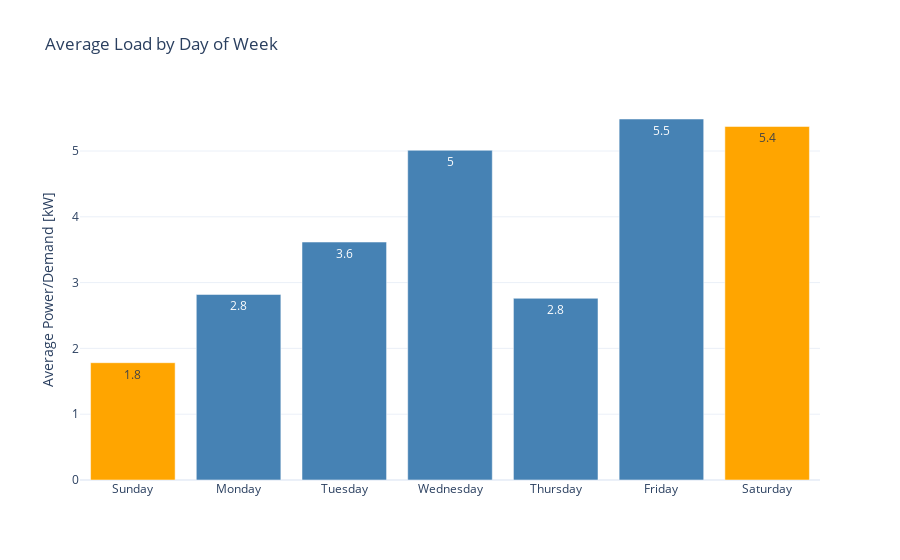

Notebook code cell kept with this figure:
### Code cell
profiles = (
    df
    .groupby("weekday")["avg_load"]
    .mean()
    .reset_index()
)

fig = go.Figure()

weekday_labels = {
    0: "Sunday",
    1: "Monday",
    2: "Tuesday",
    3: "Wednesday",
    4: "Thursday",
    5: "Friday",
    6: "Saturday",
}

colors = {
    0: "orange",      # Sunday
    1: "steelblue",
    2: "steelblue",
    3: "steelblue",
    4: "steelblue",
    5: "steelblue",
    6: "orange",      # Saturday
}

for wd in range(7):
    df_wd = profiles[profiles["weekday"] == wd]

    fig.add_trace(
        go.Bar(
            x=[weekday_labels[wd]],
            y=df_wd["avg_load"] / 1e3,               # kW
            name=weekday_labels[wd],
            marker_color=colors[wd],
            text=(df_wd["avg_load"] / 1e3).round(1),
            textposition="inside"
        )
    )

fig.update_layout(
    title="Average Load by Day of Week",
    yaxis_title="Average Power/Demand [kW]",
    template="plotly_white",
    showlegend=False
)

fig.show()

### Figure 1 — Plotly figure (JSON) as saved in the notebook; plotly's stock layout.template omitted (floating-point values rounded to 4 significant figures)
{"data": [{"marker": {"color": "orange"}, "name": "Sunday", "text": [1.8], "textposition": "inside", "type": "bar", "x": ["Sunday"], "y": [1.783]}, {"marker": {"color": "steelblue"}, "name": "Monday", "text": [2.8], "textposition": "inside", "type": "bar", "x": ["Monday"], "y": [2.82]}, {"marker": {"color": "steelblue"}, "name": "Tuesday", "text": [3.6], "textposition": "inside", "type": "bar", "x": ["Tuesday"], "y": [3.616]}, {"marker": {"color": "steelblue"}, "name": "Wednesday", "text": [5], "textposition": "inside", "type": "bar", "x": ["Wednesday"], "y": [5.011]}, {"marker": {"color": "steelblue"}, "name": "Thursday", "text": [2.8], "textposition": "inside", "type": "bar", "x": ["Thursday"], "y": [2.761]}, {"marker": {"color": "steelblue"}, "name": "Friday", "text": [5.5], "textposition": "inside", "type": "bar", "x": ["Friday"], "y": [5.486]}, {"marker": {"color": "orange"}, "name": "Saturday", "text": [5.4], "textposition": "inside", "type": "bar", "x": ["Saturday"], "y": [5.373]}], "layout": {"showlegend": false, "title": {"text": "Average Load by Day of Week"}, "yaxis": {"title": {"text": "Average Power/Demand [kW]"}}}}
